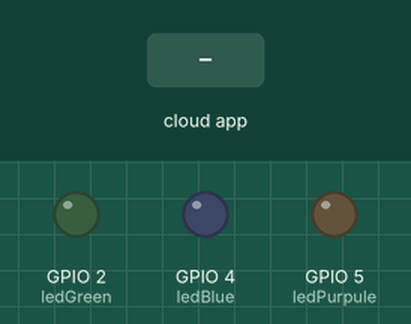
Simulated run of this sketch. Board: ESP8266 (NodeMCU). Shown: output pins drawn as LEDs (lit = HIGH). The inputs (shaded band) are chosen by the test bench. WiFi joins after 1.5 s; servers stay silent unless stated; the Firebase database answers and starts empty; what the sketch prints to the serial monitor is not drawn.

Above: at 2.7 s.
2.8 s: the phone or cloud app sets WARNING to 1
At 4.5 s:
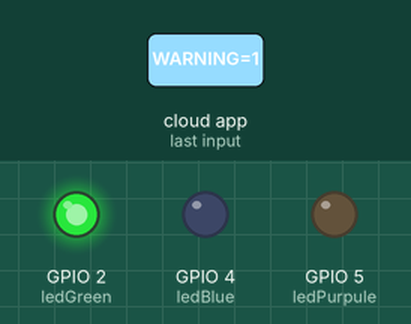
4.8 s: the phone or cloud app sets WARNING to 2
At 6.8 s:
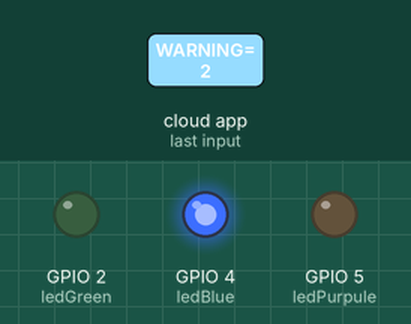
7.2 s: the phone or cloud app sets WARNING to 3
At 8.9 s:
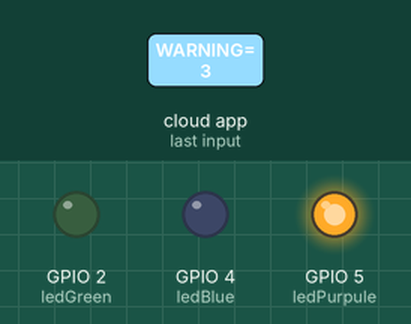
9.6 s: the phone or cloud app sets WARNING to 0
At 11.0 s:
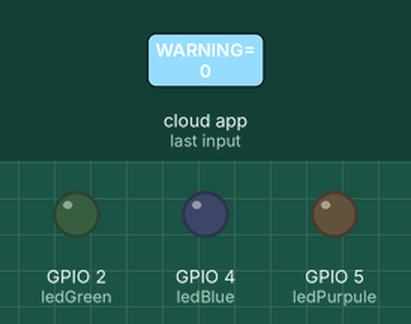
Timing chart, 0 to 12.6 s (numbered marks = the images above; inputs shaded):
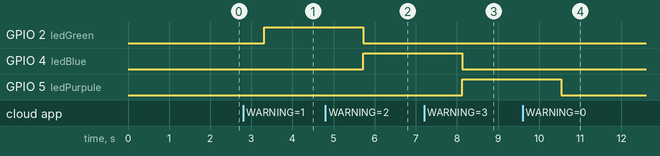

Measured:
- after the input at 2.8 s, GPIO 2 (ledGreen): LOW → HIGH after 0.51 s
- after the input at 4.8 s, GPIO 2 (ledGreen): HIGH → LOW after 0.92 s; GPIO 4 (ledBlue): LOW → HIGH after 0.92 s
- after the input at 7.2 s, GPIO 4 (ledBlue): HIGH → LOW after 0.93 s; GPIO 5 (ledPurpule): LOW → HIGH after 0.93 s
- after the input at 9.6 s, GPIO 5 (ledPurpule): HIGH → LOW after 0.94 s

The sketch:

Final_extra.ino
```cpp
#include <stdio.h>
#include "FirebaseESP8266.h"
#include <ESP8266WiFi.h>


#define FIREBASE_HOST "https://fire-warning-9e33c-default-rtdb.firebaseio.com/"
#define FIREBASE_AUTH "UGn2I5JwvyDKusF8HbEvKm328qZbcKzdmEcoZxTs"
#define WIFI_SSID "P301"
#define WIFI_PASSWORD "P301@789"


//Define FirebaseESP8266 data object
FirebaseData firebaseData;
int ledGreen = 2;
int ledBlue = 4;
int ledPurpule = 5;
int flame_detected;

void setup()
{

  Serial.begin(115200);
  pinMode(LED_BUILTIN, OUTPUT);
  pinMode(2, OUTPUT);
  pinMode(ledGreen, OUTPUT);
  pinMode(ledBlue, OUTPUT);
  pinMode(ledPurpule, OUTPUT);
  digitalWrite(LED_BUILTIN, LOW);
  digitalWrite(ledGreen, LOW);
  digitalWrite(ledBlue, LOW);
  digitalWrite(ledPurpule, LOW);
  WiFi.begin(WIFI_SSID, WIFI_PASSWORD);
  Serial.print("Connecting to Wi-Fi");
  while (WiFi.status() != WL_CONNECTED)
  {
    Serial.print(".");
    delay(300);
  }
  Serial.println();
  Serial.print("Connected with IP: ");
  Serial.println(WiFi.localIP());
  Serial.println();

  Firebase.begin(FIREBASE_HOST, FIREBASE_AUTH);
  Firebase.reconnectWiFi(true);

  //Set database read timeout to 1 minute (max 15 minutes)
  Firebase.setReadTimeout(firebaseData, 500 * 60);
  //tiny, small, medium, large and unlimited.
  //Size and its write timeout e.g. tiny (1s), small (10s), medium (30s) and large (60s).
  Firebase.setwriteSizeLimit(firebaseData, "tiny");

}

void loop()
{

  int fireStatus = -1,temperature,ppm,flame_detected;
  if(Firebase.getInt(firebaseData, "/WARNING"))
      fireStatus = firebaseData.intData();
  if(Firebase.getInt(firebaseData, "/Temperature"))
      temperature = firebaseData.intData();
  if(Firebase.getInt(firebaseData, "/GAS"))
      ppm = firebaseData.intData();
  if(Firebase.getInt(firebaseData, "/FLAME_STATUS"))
      flame_detected = firebaseData.intData();
    Serial.printf("value fireStatus: %d\n",fireStatus);
    Serial.printf("value temperature: %d\n",temperature);
    Serial.printf("value ppm: %d\n",ppm);
    Serial.printf("value flame_detected: %d\n",flame_detected);

//if(flame_detected==0)
//    fireStatus = 3;
//  else if(temperature>30)
//    fireStatus = 2;
//  else if(ppm>=50)
//    fireStatus = 1;
//    else
//      fireStatus = 0;
switch (fireStatus){
    case 0:
          digitalWrite(ledGreen, LOW);
          digitalWrite(ledBlue, LOW);
          digitalWrite(ledPurpule, LOW);
          Serial.print("Case 0");
          break;

      case 1:
          digitalWrite(ledGreen, HIGH);
          digitalWrite(ledBlue, LOW);
          digitalWrite(ledPurpule, LOW);
          Serial.print("Case 1");
          break;
      case 2:
          digitalWrite(ledGreen, LOW);
          digitalWrite(ledBlue, HIGH);
          digitalWrite(ledPurpule, LOW);
          Serial.print("Case 2");
          break;
      case 3:
          digitalWrite(ledGreen, LOW);
          digitalWrite(ledBlue, LOW);
          digitalWrite(ledPurpule, HIGH);
          Serial.print("Case 3\n");
          break;
  }
}
```
